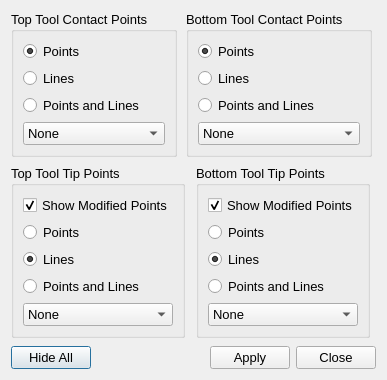
<?xml version="1.0" encoding="UTF-8"?>
<ui version="4.0">
 <class>toolpathVisibilityDialog2</class>
 <widget class="QDialog" name="toolpathVisibilityDialog2">
  <property name="geometry">
   <rect>
    <x>0</x>
    <y>0</y>
    <width>387</width>
    <height>380</height>
   </rect>
  </property>
  <property name="windowTitle">
   <string>Change Toolpath Visibility</string>
  </property>
  <layout class="QVBoxLayout" name="verticalLayout_5">
   <item>
    <layout class="QHBoxLayout" name="horizontalLayout_2">
     <item>
      <spacer name="horizontalSpacer_4">
       <property name="orientation">
        <enum>Qt::Horizontal</enum>
       </property>
       <property name="sizeHint" stdset="0">
        <size>
         <width>28</width>
         <height>20</height>
        </size>
       </property>
      </spacer>
     </item>
     <item>
      <widget class="QGroupBox" name="groupBox">
       <property name="font">
        <font>
         <pointsize>10</pointsize>
        </font>
       </property>
       <property name="title">
        <string>Top Tool Contact Points</string>
       </property>
       <layout class="QVBoxLayout" name="verticalLayout">
        <item>
         <widget class="QRadioButton" name="topToolContactPntsRadio">
          <property name="toolTip">
           <string>Visualize using points</string>
          </property>
          <property name="text">
           <string>Points</string>
          </property>
          <property name="checked">
           <bool>true</bool>
          </property>
         </widget>
        </item>
        <item>
         <widget class="QRadioButton" name="topToolContactLinesRadio">
          <property name="toolTip">
           <string>Visualize using line segments</string>
          </property>
          <property name="text">
           <string>Lines</string>
          </property>
         </widget>
        </item>
        <item>
         <widget class="QRadioButton" name="topToolContactPntsLinesRadio">
          <property name="statusTip">
           <string>Visualize using points and line segments</string>
          </property>
          <property name="text">
           <string>Points and Lines</string>
          </property>
         </widget>
        </item>
        <item>
         <widget class="QComboBox" name="topToolContactPntsCombo">
          <property name="font">
           <font>
            <pointsize>10</pointsize>
           </font>
          </property>
          <property name="currentText">
           <string>None</string>
          </property>
          <item>
           <property name="text">
            <string>None</string>
           </property>
          </item>
          <item>
           <property name="text">
            <string>Red</string>
           </property>
          </item>
          <item>
           <property name="text">
            <string>Green</string>
           </property>
          </item>
          <item>
           <property name="text">
            <string>Blue</string>
           </property>
          </item>
          <item>
           <property name="text">
            <string>Magenta</string>
           </property>
          </item>
          <item>
           <property name="text">
            <string>Cyan</string>
           </property>
          </item>
          <item>
           <property name="text">
            <string>Yellow</string>
           </property>
          </item>
          <item>
           <property name="text">
            <string>Purple</string>
           </property>
          </item>
          <item>
           <property name="text">
            <string>Orange</string>
           </property>
          </item>
          <item>
           <property name="text">
            <string>Black</string>
           </property>
          </item>
          <item>
           <property name="text">
            <string>White</string>
           </property>
          </item>
         </widget>
        </item>
       </layout>
      </widget>
     </item>
     <item>
      <spacer name="horizontalSpacer_5">
       <property name="orientation">
        <enum>Qt::Horizontal</enum>
       </property>
       <property name="sizeHint" stdset="0">
        <size>
         <width>40</width>
         <height>20</height>
        </size>
       </property>
      </spacer>
     </item>
     <item>
      <widget class="QGroupBox" name="groupBox_2">
       <property name="font">
        <font>
         <pointsize>10</pointsize>
        </font>
       </property>
       <property name="title">
        <string>Bottom Tool Contact Points</string>
       </property>
       <layout class="QVBoxLayout" name="verticalLayout_2">
        <item>
         <widget class="QRadioButton" name="botToolContactPntsRadio">
          <property name="toolTip">
           <string>Visualize using points</string>
          </property>
          <property name="text">
           <string>Points</string>
          </property>
          <property name="checked">
           <bool>true</bool>
          </property>
         </widget>
        </item>
        <item>
         <widget class="QRadioButton" name="botToolContactLinesRadio">
          <property name="toolTip">
           <string>Visualize using line segments</string>
          </property>
          <property name="text">
           <string>Lines</string>
          </property>
         </widget>
        </item>
        <item>
         <widget class="QRadioButton" name="botToolContactPntsLinesRadio">
          <property name="statusTip">
           <string>Visualize using points and line segments</string>
          </property>
          <property name="text">
           <string>Points and Lines</string>
          </property>
         </widget>
        </item>
        <item>
         <widget class="QComboBox" name="botToolContactPntsCombo">
          <property name="font">
           <font>
            <pointsize>10</pointsize>
           </font>
          </property>
          <property name="currentText">
           <string>None</string>
          </property>
          <item>
           <property name="text">
            <string>None</string>
           </property>
          </item>
          <item>
           <property name="text">
            <string>Red</string>
           </property>
          </item>
          <item>
           <property name="text">
            <string>Green</string>
           </property>
          </item>
          <item>
           <property name="text">
            <string>Blue</string>
           </property>
          </item>
          <item>
           <property name="text">
            <string>Magenta</string>
           </property>
          </item>
          <item>
           <property name="text">
            <string>Cyan</string>
           </property>
          </item>
          <item>
           <property name="text">
            <string>Yellow</string>
           </property>
          </item>
          <item>
           <property name="text">
            <string>Purple</string>
           </property>
          </item>
          <item>
           <property name="text">
            <string>Orange</string>
           </property>
          </item>
          <item>
           <property name="text">
            <string>Black</string>
           </property>
          </item>
          <item>
           <property name="text">
            <string>White</string>
           </property>
          </item>
         </widget>
        </item>
       </layout>
      </widget>
     </item>
     <item>
      <spacer name="horizontalSpacer_6">
       <property name="orientation">
        <enum>Qt::Horizontal</enum>
       </property>
       <property name="sizeHint" stdset="0">
        <size>
         <width>40</width>
         <height>20</height>
        </size>
       </property>
      </spacer>
     </item>
    </layout>
   </item>
   <item>
    <spacer name="verticalSpacer">
     <property name="orientation">
      <enum>Qt::Vertical</enum>
     </property>
     <property name="sizeHint" stdset="0">
      <size>
       <width>20</width>
       <height>1</height>
      </size>
     </property>
    </spacer>
   </item>
   <item>
    <layout class="QHBoxLayout" name="horizontalLayout">
     <item>
      <spacer name="horizontalSpacer">
       <property name="orientation">
        <enum>Qt::Horizontal</enum>
       </property>
       <property name="sizeHint" stdset="0">
        <size>
         <width>18</width>
         <height>20</height>
        </size>
       </property>
      </spacer>
     </item>
     <item>
      <widget class="QGroupBox" name="groupBox_3">
       <property name="font">
        <font>
         <pointsize>10</pointsize>
        </font>
       </property>
       <property name="title">
        <string>Top Tool Tip Points</string>
       </property>
       <layout class="QVBoxLayout" name="verticalLayout_3">
        <item>
         <widget class="QCheckBox" name="showTopToolTipsModCheckBox">
          <property name="toolTip">
           <string>If a modified toolpath has been generated, show it instead of the original tool tip toolpath</string>
          </property>
          <property name="statusTip">
           <string>If a modified toolpath has been generated, show it instead of the original tool tip toolpath</string>
          </property>
          <property name="text">
           <string>Show Modified Points</string>
          </property>
          <property name="checked">
           <bool>true</bool>
          </property>
         </widget>
        </item>
        <item>
         <widget class="QRadioButton" name="topToolTipPntsRadio">
          <property name="toolTip">
           <string>Visualize using points</string>
          </property>
          <property name="text">
           <string>Points</string>
          </property>
         </widget>
        </item>
        <item>
         <widget class="QRadioButton" name="topToolTipLinesRadio">
          <property name="toolTip">
           <string>Visualize using line segments</string>
          </property>
          <property name="text">
           <string>Lines</string>
          </property>
          <property name="checked">
           <bool>true</bool>
          </property>
         </widget>
        </item>
        <item>
         <widget class="QRadioButton" name="topToolTipPntsLinesRadio">
          <property name="statusTip">
           <string>Visualize using points and line segments</string>
          </property>
          <property name="text">
           <string>Points and Lines</string>
          </property>
         </widget>
        </item>
        <item>
         <widget class="QComboBox" name="topToolTipPntsCombo">
          <property name="font">
           <font>
            <pointsize>10</pointsize>
           </font>
          </property>
          <property name="currentText">
           <string>None</string>
          </property>
          <item>
           <property name="text">
            <string>None</string>
           </property>
          </item>
          <item>
           <property name="text">
            <string>Red</string>
           </property>
          </item>
          <item>
           <property name="text">
            <string>Green</string>
           </property>
          </item>
          <item>
           <property name="text">
            <string>Blue</string>
           </property>
          </item>
          <item>
           <property name="text">
            <string>Magenta</string>
           </property>
          </item>
          <item>
           <property name="text">
            <string>Cyan</string>
           </property>
          </item>
          <item>
           <property name="text">
            <string>Yellow</string>
           </property>
          </item>
          <item>
           <property name="text">
            <string>Purple</string>
           </property>
          </item>
          <item>
           <property name="text">
            <string>Orange</string>
           </property>
          </item>
          <item>
           <property name="text">
            <string>Black</string>
           </property>
          </item>
          <item>
           <property name="text">
            <string>White</string>
           </property>
          </item>
         </widget>
        </item>
       </layout>
      </widget>
     </item>
     <item>
      <spacer name="horizontalSpacer_2">
       <property name="orientation">
        <enum>Qt::Horizontal</enum>
       </property>
       <property name="sizeHint" stdset="0">
        <size>
         <width>40</width>
         <height>20</height>
        </size>
       </property>
      </spacer>
     </item>
     <item>
      <widget class="QGroupBox" name="groupBox_4">
       <property name="font">
        <font>
         <pointsize>10</pointsize>
        </font>
       </property>
       <property name="title">
        <string>Bottom Tool Tip Points</string>
       </property>
       <layout class="QVBoxLayout" name="verticalLayout_4">
        <item>
         <widget class="QCheckBox" name="showBotToolTipsModCheckBox">
          <property name="toolTip">
           <string>If a modified toolpath has been generated, show it instead of the original tool tip toolpath</string>
          </property>
          <property name="statusTip">
           <string>If a modified toolpath has been generated, show it instead of the original tool tip toolpath</string>
          </property>
          <property name="text">
           <string>Show Modified Points</string>
          </property>
          <property name="checked">
           <bool>true</bool>
          </property>
         </widget>
        </item>
        <item>
         <widget class="QRadioButton" name="botToolTipPntsRadio">
          <property name="toolTip">
           <string>Visualize using points</string>
          </property>
          <property name="text">
           <string>Points</string>
          </property>
         </widget>
        </item>
        <item>
         <widget class="QRadioButton" name="botToolTipLinesRadio">
          <property name="toolTip">
           <string>Visualize using line segments</string>
          </property>
          <property name="text">
           <string>Lines</string>
          </property>
          <property name="checked">
           <bool>true</bool>
          </property>
         </widget>
        </item>
        <item>
         <widget class="QRadioButton" name="botToolTipPntsLinesRadio">
          <property name="statusTip">
           <string>Visualize using points and line segments</string>
          </property>
          <property name="text">
           <string>Points and Lines</string>
          </property>
         </widget>
        </item>
        <item>
         <widget class="QComboBox" name="botToolTipPntsCombo">
          <property name="font">
           <font>
            <pointsize>10</pointsize>
           </font>
          </property>
          <property name="currentText">
           <string>None</string>
          </property>
          <item>
           <property name="text">
            <string>None</string>
           </property>
          </item>
          <item>
           <property name="text">
            <string>Red</string>
           </property>
          </item>
          <item>
           <property name="text">
            <string>Green</string>
           </property>
          </item>
          <item>
           <property name="text">
            <string>Blue</string>
           </property>
          </item>
          <item>
           <property name="text">
            <string>Magenta</string>
           </property>
          </item>
          <item>
           <property name="text">
            <string>Cyan</string>
           </property>
          </item>
          <item>
           <property name="text">
            <string>Yellow</string>
           </property>
          </item>
          <item>
           <property name="text">
            <string>Purple</string>
           </property>
          </item>
          <item>
           <property name="text">
            <string>Orange</string>
           </property>
          </item>
          <item>
           <property name="text">
            <string>Black</string>
           </property>
          </item>
          <item>
           <property name="text">
            <string>White</string>
           </property>
          </item>
         </widget>
        </item>
       </layout>
      </widget>
     </item>
     <item>
      <spacer name="horizontalSpacer_3">
       <property name="orientation">
        <enum>Qt::Horizontal</enum>
       </property>
       <property name="sizeHint" stdset="0">
        <size>
         <width>40</width>
         <height>20</height>
        </size>
       </property>
      </spacer>
     </item>
    </layout>
   </item>
   <item>
    <spacer name="verticalSpacer_2">
     <property name="orientation">
      <enum>Qt::Vertical</enum>
     </property>
     <property name="sizeHint" stdset="0">
      <size>
       <width>20</width>
       <height>2</height>
      </size>
     </property>
    </spacer>
   </item>
   <item>
    <layout class="QHBoxLayout" name="horizontalLayout_3">
     <item>
      <widget class="QPushButton" name="hideAllPushButton">
       <property name="font">
        <font>
         <pointsize>10</pointsize>
        </font>
       </property>
       <property name="text">
        <string>Hide All</string>
       </property>
      </widget>
     </item>
     <item>
      <spacer name="horizontalSpacer_7">
       <property name="orientation">
        <enum>Qt::Horizontal</enum>
       </property>
       <property name="sizeHint" stdset="0">
        <size>
         <width>40</width>
         <height>20</height>
        </size>
       </property>
      </spacer>
     </item>
     <item>
      <widget class="QPushButton" name="applyPushButton">
       <property name="font">
        <font>
         <pointsize>10</pointsize>
        </font>
       </property>
       <property name="text">
        <string>Apply</string>
       </property>
      </widget>
     </item>
     <item>
      <widget class="QPushButton" name="closePushButton">
       <property name="font">
        <font>
         <pointsize>10</pointsize>
        </font>
       </property>
       <property name="text">
        <string>Close</string>
       </property>
      </widget>
     </item>
    </layout>
   </item>
  </layout>
 </widget>
 <resources/>
 <connections>
  <connection>
   <sender>closePushButton</sender>
   <signal>clicked()</signal>
   <receiver>toolpathVisibilityDialog2</receiver>
   <slot>reject()</slot>
   <hints>
    <hint type="sourcelabel">
     <x>397</x>
     <y>321</y>
    </hint>
    <hint type="destinationlabel">
     <x>265</x>
     <y>182</y>
    </hint>
   </hints>
  </connection>
 </connections>
</ui>
